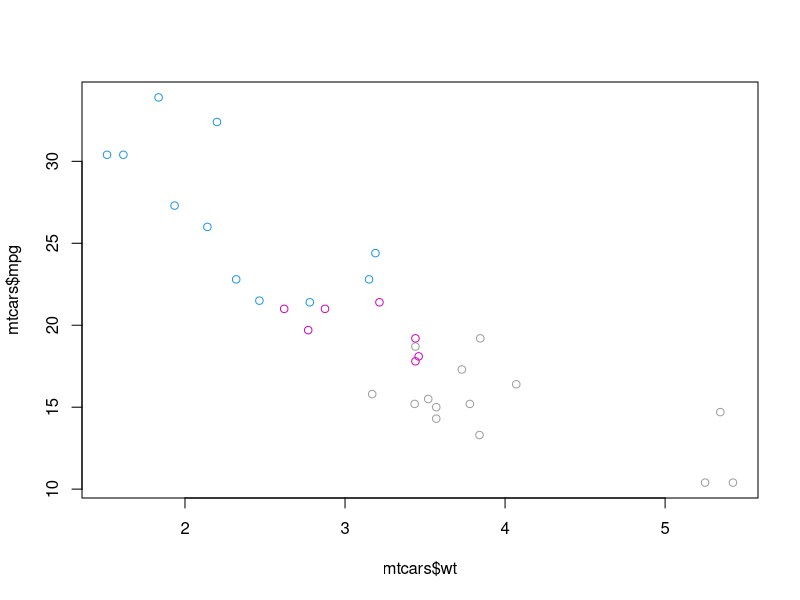
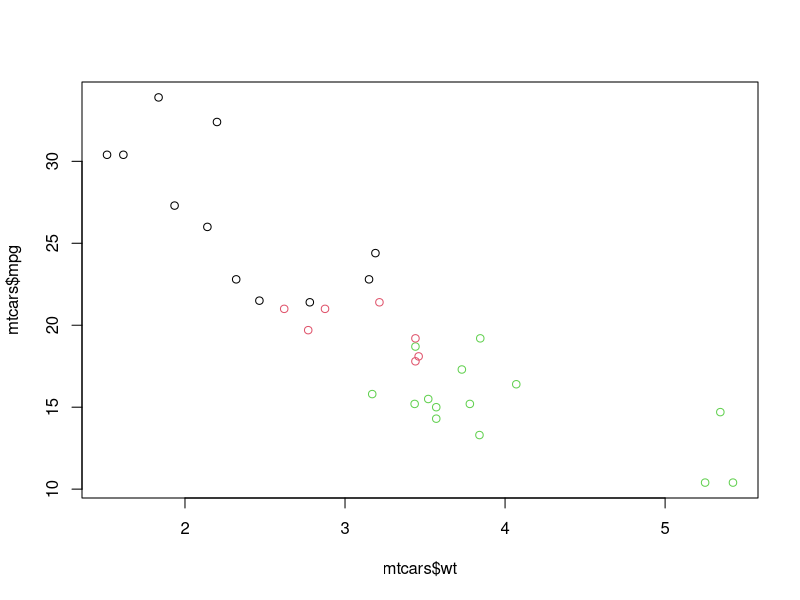
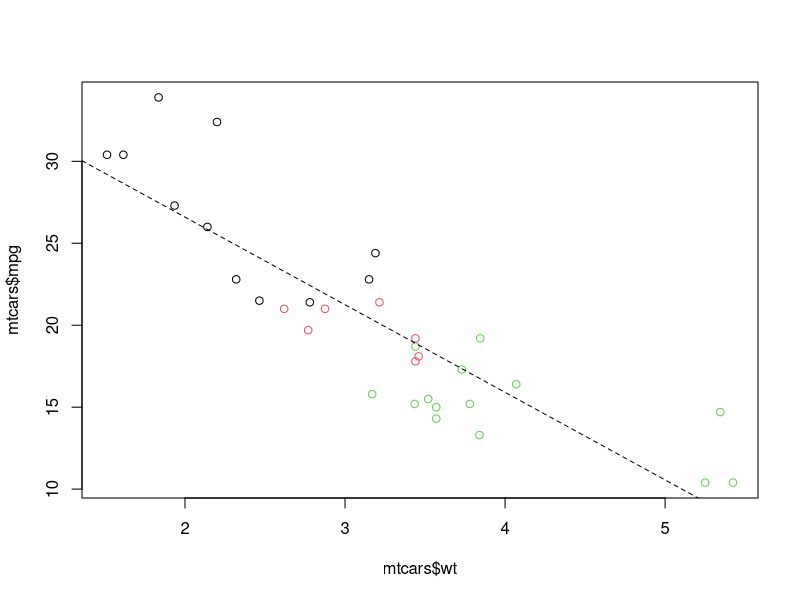
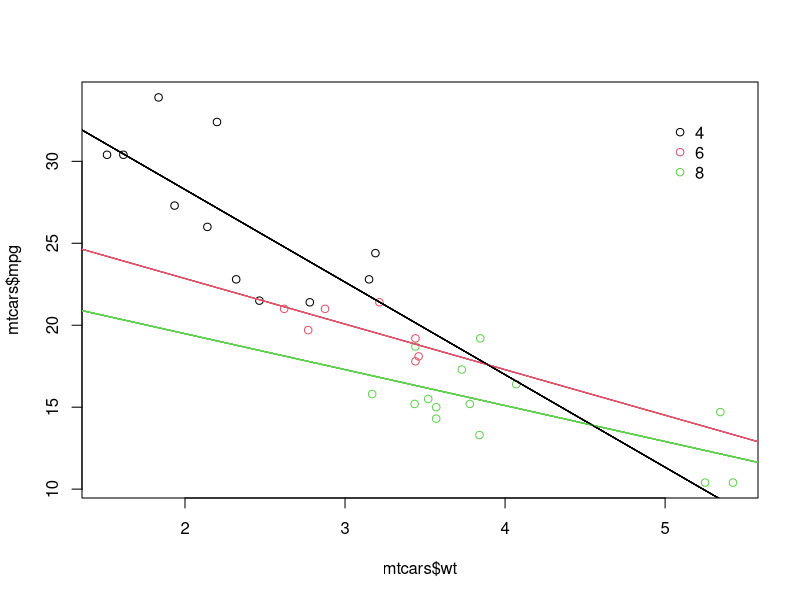
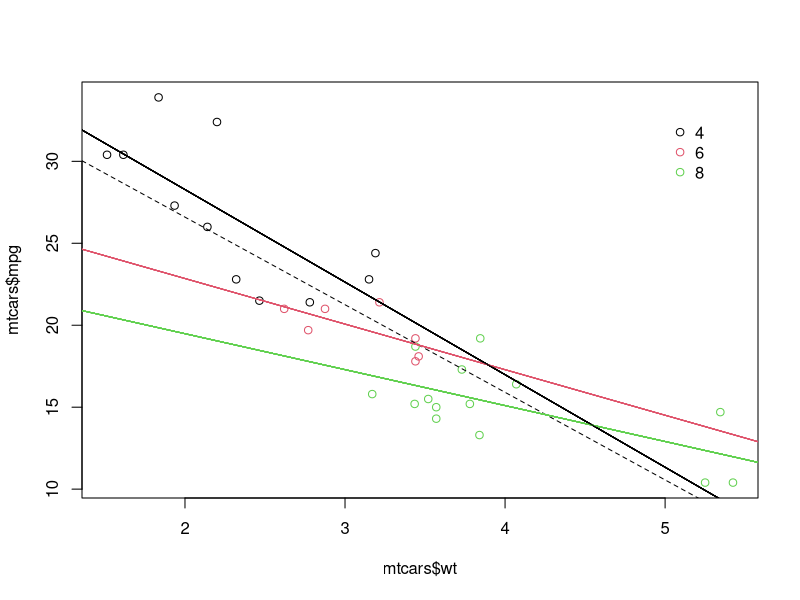
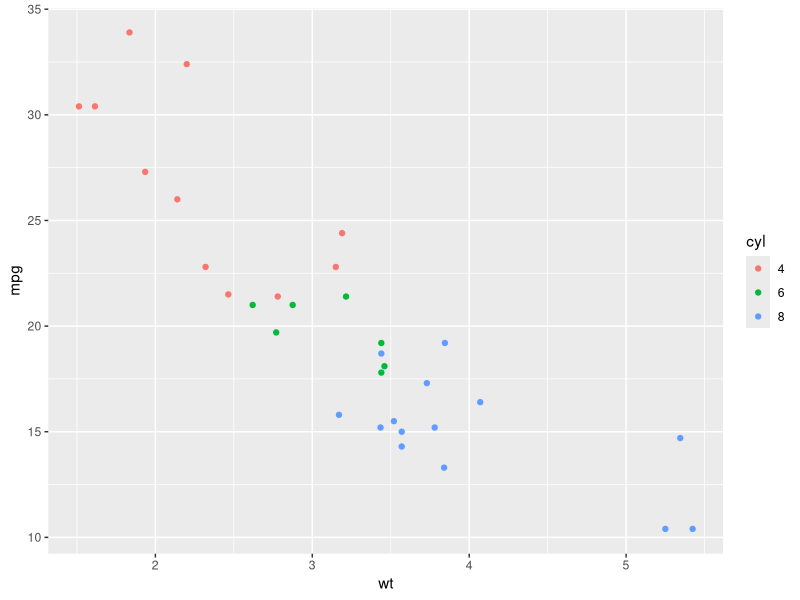
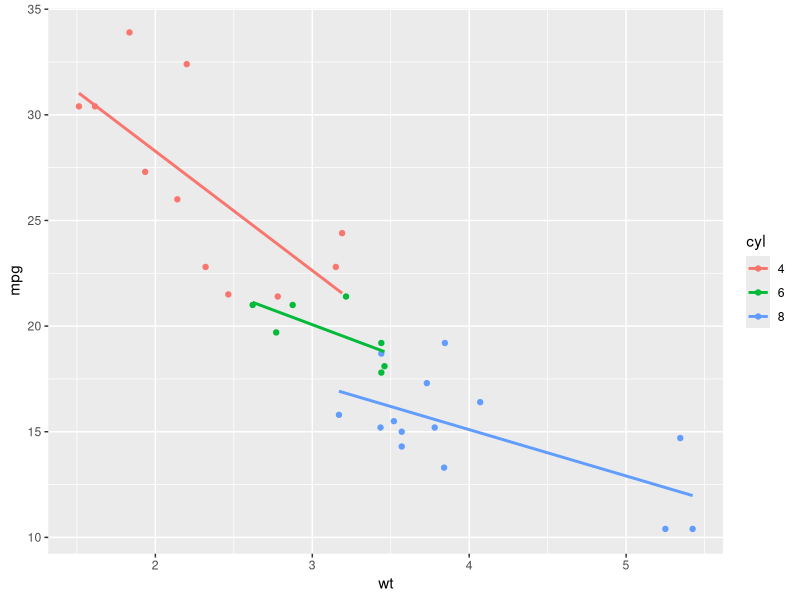
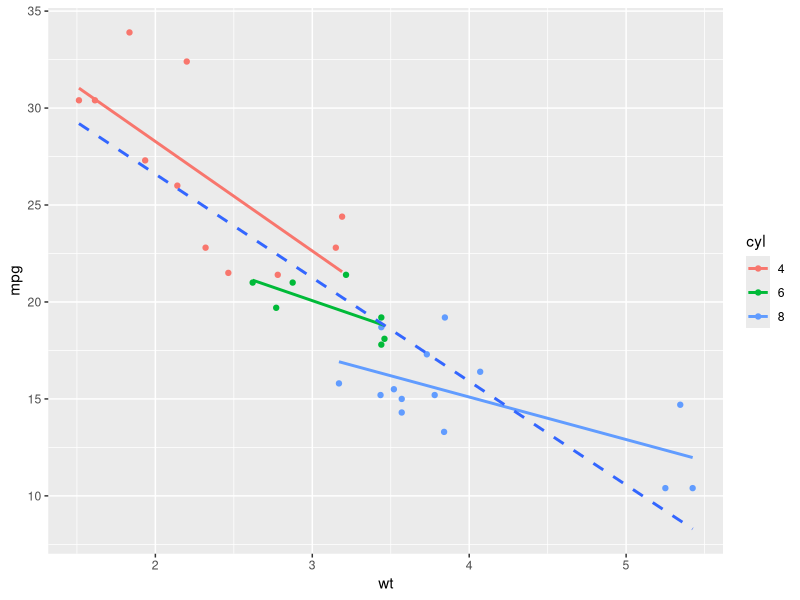

The R source for these figures, in order:
## ---- chunk 1
knitr::opts_chunk$set(echo = TRUE)
## ---- chunk 2
library(ggplot2)
str(mtcars)
head(mtcars)
## ---- chunk 3
# Plot the correct variables of mtcars
plot(mtcars$wt, mtcars$mpg, col = mtcars$cyl)

# Change cyl inside mtcars to a factor
mtcars$fcyl <- as.factor(mtcars$cyl)

# Make the same plot as in the first instruction
plot(mtcars$wt, mtcars$mpg, col = mtcars$fcyl)
## ---- chunk 4
# Use lm() to calculate a linear model and save it as carModel
carModel <- lm(mpg ~ wt, data = mtcars)

# Basic plot
mtcars$cyl <- as.factor(mtcars$cyl)
plot(mtcars$wt, mtcars$mpg, col = mtcars$cyl)

# Call abline() with carModel as first argument and set lty to 2 (lty: line types)
abline(carModel, lty = 2)

# Plot each subset efficiently with lapply
# subset according to cyl
plot(mtcars$wt, mtcars$mpg, col = mtcars$cyl)
lapply(mtcars$cyl, function(x) {
  abline(lm(mpg ~ wt, mtcars, subset = (cyl == x)), col = x)
  })

# draw the legend of the plot
# pch: legend bullet type
# bty: whether there is a frame for bty
legend(x = 5, y = 33, legend = levels(mtcars$cyl),
       col = 1:3, pch = 1, bty = "n")
## ---- chunk 5
# Convert cyl to factor
mtcars$cyl <- as.factor(mtcars$cyl)

# Example from base R 
plot(mtcars$wt, mtcars$mpg, col = mtcars$cyl)
abline(lm(mpg ~ wt, data = mtcars), lty = 2)

lapply(mtcars$cyl, function(x) {
  abline(lm(mpg ~ wt, mtcars, subset = (cyl == x)), col = x)
  })
legend(x = 5, y = 33, legend = levels(mtcars$cyl),
       col = 1:3, pch = 1, bty = "n")

# Plot 1: add geom_point() to this command to create a scatter plot
ggplot(mtcars, aes(x = wt, y = mpg, col = cyl)) +
  geom_point()

# Plot 2: include the lines of the linear models, per cyl
ggplot(mtcars, aes(x = wt, y = mpg, col = cyl)) +
  geom_point() +
  geom_smooth(method = "lm", se = FALSE)

# Plot 3: include a lm for the entire dataset in its whole
ggplot(mtcars, aes(x = wt, y = mpg, col = cyl)) +
  geom_point() +
  geom_smooth(method = "lm", se = FALSE) +
  geom_smooth(aes(group = 1), method = "lm", se = FALSE, linetype = 2)
## ---- chunk 6
# Consider the structure of iris, iris.wide and iris.tidy 
library(tidyr)
library(tidyverse)
# head(iris)

# Add column with unique ids 
iris$Flower <- 1:nrow(iris)

iris.wide <- iris %>%
  gather(key, value, -Flower, -Species) %>%
  separate(key, c("Part", "Measure"), "\\.") %>%
  spread(Measure, value)

iris.tidy <- iris %>%
  gather(key, Value, -Flower, -Species) %>%
  separate(key, c("Part", "Measure"), "\\.")

str(iris)
str(iris.wide)
str(iris.tidy)
## ---- chunk 7
# Think about which dataset you would use to get the plot shown right
ggplot(iris.tidy, aes(x = Species, y = Value, col = Part)) +
  geom_jitter() +
  facet_grid(. ~ Measure)

# Think about which dataset you would use to get the plot shown right
ggplot(iris.wide, aes(x = Length, y = Width, color = Part)) +
  geom_jitter() +
  facet_grid(. ~ Species)
